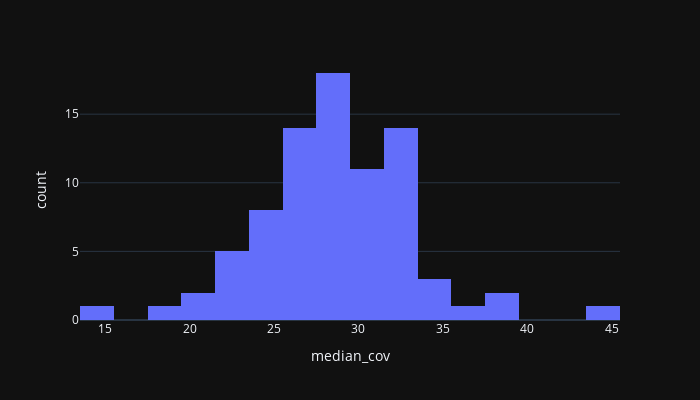

Write notebook code for a chart like this one.
### Markdown cell above
As part of data curation, only samples which pass standard thresholds for these QC metrics are included in each released dataset in the vector observatory. However, these metrics may be useful if you want to investigate the values of QC metrics in a particular sample set, or apply stricter thresholds.

For example, here is a histogram of coverage values for an example sample set:

### Code cell
import plotly.express as px

df = df_samples.query("sample_set == 'AG1000G-AO'")
px.histogram(
    df, 
    x="median_cov",
    width=700,
    height=400,
    template="plotly_dark",
)

### Figure 1 — Plotly figure (JSON) as saved in the notebook; plotly's stock layout.template omitted (floating-point values rounded to 4 significant figures)
{"data": [{"alignmentgroup": "True", "bingroup": "x", "hovertemplate": "median_cov=%{x}<br>count=%{y}<extra></extra>", "legendgroup": "", "marker": {"color": "#636efa", "pattern": {"shape": ""}}, "name": "", "offsetgroup": "", "orientation": "v", "showlegend": false, "type": "histogram", "x": [26, 28, 26, 23, 23, 25, 15, 33, 22, 24, 25, 38, 33, 19, 28, 29, 29, 31, 28, 28, 29, 30, 38, 21, 24, 30, 26, 31, 28, 35, 45, 37, 32, 33, 29, 35, 32, 32, 28, 26, 29, 31, 25, 29, 29, 32, 30, 26, 29, 27, 27, 32, 32, 31, 32, 27, 27, 33, 34, 28, 22, 25, 26, 26, 25, 26, 30, 27, 28, 22, 30, 31, 31, 32, 33, 32, 29, 28, 26, 20, 24], "xaxis": "x", "yaxis": "y"}], "layout": {"barmode": "relative", "height": 400, "legend": {"tracegroupgap": 0}, "margin": {"t": 60}, "width": 700, "xaxis": {"anchor": "y", "autorange": true, "domain": [0, 1], "range": [13.5, 45.5], "title": {"text": "median_cov"}, "type": "linear"}, "yaxis": {"anchor": "x", "autorange": true, "domain": [0, 1], "range": [0, 18.95], "title": {"text": "count"}}}}
